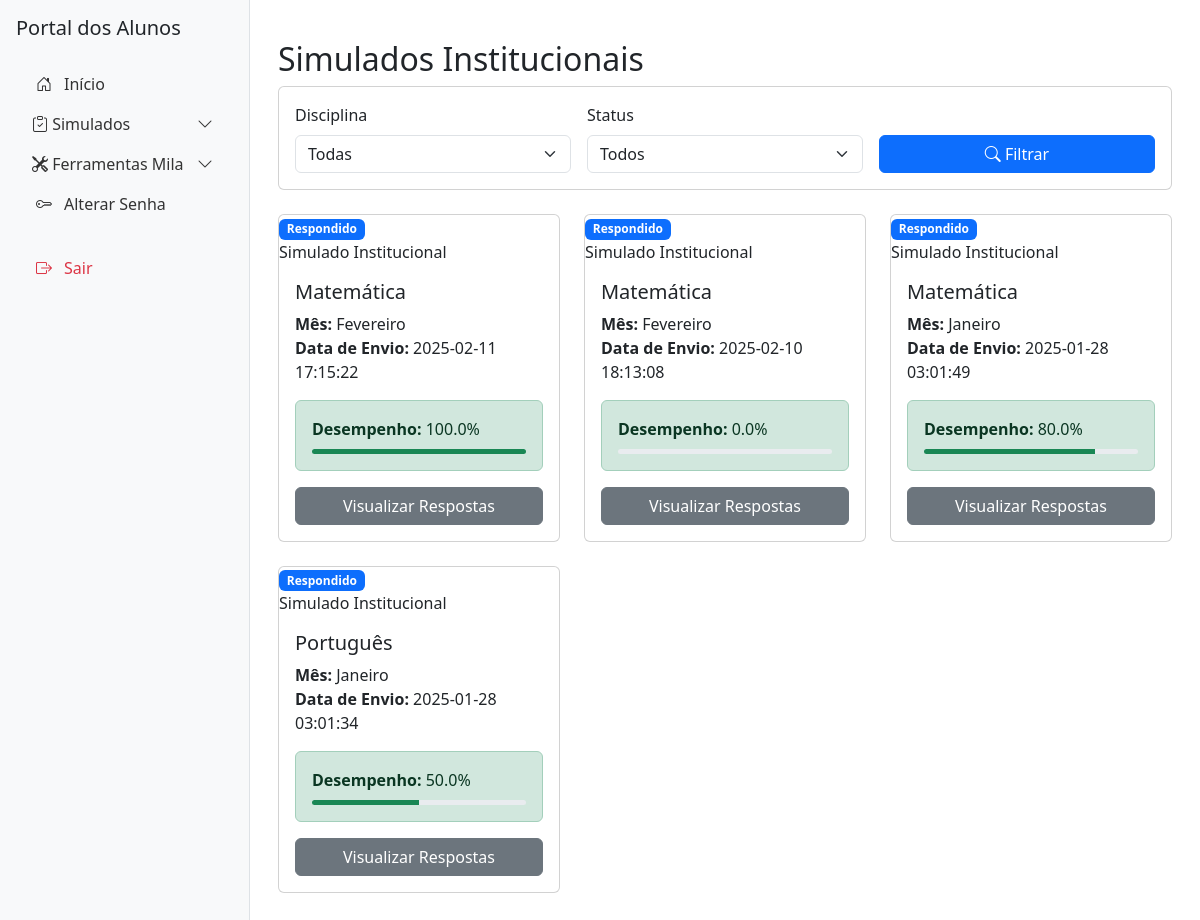
The page /alunos/simulados (signed in) on the database its author committed.
### tables this page shows
CREATE TABLE simulados_gerados (
    id INTEGER PRIMARY KEY AUTOINCREMENT,
    serie_id INTEGER NOT NULL,
    mes_id INTEGER NOT NULL,
    status TEXT DEFAULT 'gerado',
    data_envio TIMESTAMP DEFAULT CURRENT_TIMESTAMP, disciplina_id INTEGER,
    FOREIGN KEY (serie_id) REFERENCES series (id),
    FOREIGN KEY (mes_id) REFERENCES meses (id)
);

CREATE TABLE meses (
    id INTEGER PRIMARY KEY AUTOINCREMENT,
    nome TEXT NOT NULL
);

### models.py (models this page shows, shortened)
class Disciplina(db.Model):
    __tablename__ = 'disciplinas'
    id = db.Column(db.Integer, primary_key=True)
    nome = db.Column(db.String(100), nullable=False)
    descricao = db.Column(db.Text)

### routes/alunos_bp.py (the view)
@alunos_bp.route('/simulados')
@login_required
def simulados():
    try:
        db = get_db()
        cursor = db.cursor()
        cursor.execute("""
            SELECT serie_id
            FROM usuarios
            WHERE id = ?
        """, (current_user.id,))
        serie_id = cursor.fetchone()[0]
        cursor.execute("""
            SELECT
                sg.id,
                sg.mes_id,
                sg.status,
                sg.data_envio,
                d.nome as disciplina_nome,
                m.nome as mes_nome
            FROM simulados_gerados sg
            JOIN disciplinas d ON sg.disciplina_id = d.id
            JOIN meses m ON sg.mes_id = m.id
            WHERE sg.serie_id = ?
            AND sg.status = 'enviado'
            ORDER BY sg.data_envio DESC
        """, (serie_id,))
        simulados = cursor.fetchall()
        cursor.execute("""
            SELECT
                simulado_id,
                desempenho
            FROM desempenho_simulado
            WHERE aluno_id = ? AND tipo_usuario_id = 5
        """, (current_user.id,))
        desempenho_simulado = {row[0]: {'desempenho': row[1]} for row in cursor.fetchall()}
        return render_template('alunos/simulados.html',
                             simulados=simulados,
                             desempenho_simulado=desempenho_simulado)
    except Exception as e:
        print(f"Erro ao buscar simulados: {str(e)}")
        flash('Erro ao carregar simulados', 'danger')
        return redirect(url_for('alunos_bp.portal_alunos'))

### app.py (called while the page is built)
@app.context_processor
def utility_processor():
    return dict(enumerate=enumerate)

@login_manager.user_loader
def load_user(user_id):
    db = get_db()
    cursor = db.cursor()
    cursor.execute("""
        SELECT id, nome, tipo_usuario_id, escola_id, serie_id, turma_id, email, codigo_ibge
        FROM usuarios
        WHERE id = ?
    """, (user_id,))
    user_data = cursor.fetchone()
    if user_data:
        app.logger.info(f"Usuário carregado: {user_data}")
        return User(
            id=user_data[0],
            nome=user_data[1],
            tipo_usuario_id=user_data[2],
            escola_id=user_data[3],
            serie_id=user_data[4],
            turma_id=user_data[5],
            email=user_data[6],
            codigo_ibge=user_data[7]
        )
    app.logger.warning(f"Usuário com ID {user_id} não encontrado.")
    return None

def get_db():
    db = getattr(g, '_database', None)
    if db is None:
        db = g._database = sqlite3.connect(DATABASE)
    return db

@app.teardown_appcontext
def close_connection(exception):
    db = getattr(g, '_database', None)
    if db is not None:
        db.close()

### routes/alunos_bp.py (called while the page is built)
def get_db():
    if 'db' not in g:
        g.db = sqlite3.connect('educacional.db')
        g.db.row_factory = sqlite3.Row
    return g.db

### templates/alunos/simulados.html (shortened to what this page needs)
{% extends "alunos/base_alunos.html" %}
{% block content %}
<div class="container mt-4">
    <h2>Simulados Institucionais</h2>
    <div class="card mb-4">
        <div class="card-body">
            <form id="filtro-form" class="row g-3">
                <div class="col-md-4">
                    <label for="filtro-disciplina" class="form-label">Disciplina</label>
                    <select class="form-select" id="filtro-disciplina">
                        <option value="">Todas</option>
                    </select>
                </div>
                <div class="col-md-4">
                    <label for="filtro-status" class="form-label">Status</label>
                    <select class="form-select" id="filtro-status">
                        <option value="">Todos</option>
                    </select>
                </div>
                <div class="col-md-4 d-flex align-items-end">
                    <button type="submit" class="btn btn-primary w-100">
                        <i class="bi bi-search"></i> Filtrar
                    </button>
                </div>
            </form>
        </div>
    </div>
    <div class="row" id="lista-simulados">
        {% for simulado in simulados %}
        <div class="col-md-4 mb-4">
            <div class="card h-100 simulado-card">
                <div class="simulado-status">
                    {% if simulado.id in desempenho_simulado %}
                    <span class="badge bg-primary">Respondido</span>
                    {% else %}
                    <span class="badge bg-success">Disponível</span>
                    {% endif %}
                </div>
                <div class="simulado-tipo">
                     Simulado Institucional
                </div>
                <div class="card-body">
                    <h5 class="card-title">{{ simulado.disciplina_nome }}</h5>
                    <p class="card-text">
                        <strong>Mês:</strong> {{ simulado.mes_nome }}<br>
                        <strong>Data de Envio:</strong> {{ simulado.data_envio }}
                    </p>
                    {% if simulado.id in desempenho_simulado %}
                    <div class="alert alert-success">
                        <strong>Desempenho:</strong> {{ "%.1f"|format(desempenho_simulado[simulado.id].desempenho) }}%
                        <div class="progress mt-2" style="height: 5px;">
                            <div class="progress-bar bg-success" role="progressbar"
                                 style="width: {{ desempenho_simulado[simulado.id].desempenho }}%"></div>
                        </div>
                    </div>
                    {% endif %}
                    <div class="mt-3">
                        {% if simulado.id not in desempenho_simulado %}
                        <a href="{{ url_for('simulados.responder_simulado', simulado_id=simulado.id, origem='secretaria') }}"
                           class="btn btn-primary w-100">
                            Responder
                        </a>
                        {% else %}
                        <a href="{{ url_for('simulados.responder_simulado', simulado_id=simulado.id, origem='secretaria') }}"
                           class="btn btn-secondary w-100">
                            Visualizar Respostas
                        </a>
                        {% endif %}
                    </div>
                </div>
            </div>
        </div>
        {% endfor %}
    </div>
</div>
{% endblock %}

### templates/base.html (style rules this page uses)
body { min-height: 100vh; display: flex; flex-direction: column; }

### rows shown on the page
simulados_gerados: shows "Respondido", disciplina_nome "Matemática", mes_nome "Fevereiro", data_envio "2025-02-11 17:15:22", desempenho_simulado "100.0", {{ desempenho_simulado[simulado.id].desempenho }} 100 (drawn)
simulados_gerados: shows "Respondido", disciplina_nome "Matemática", mes_nome "Fevereiro", data_envio "2025-02-10 18:13:08", desempenho_simulado "0.0"
simulados_gerados: shows "Respondido", disciplina_nome "Matemática", mes_nome "Janeiro", data_envio "2025-01-28 03:01:49", desempenho_simulado "80.0", {{ desempenho_simulado[simulado.id].desempenho }} 80 (drawn)
simulados_gerados: shows "Respondido", disciplina_nome "Português", mes_nome "Janeiro", data_envio "2025-01-28 03:01:34", desempenho_simulado "50.0", {{ desempenho_simulado[simulado.id].desempenho }} 50 (drawn)
